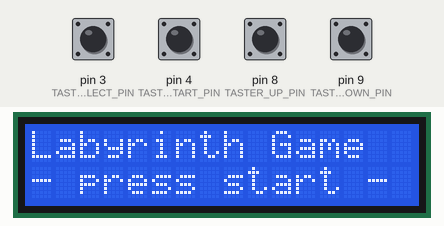
Recording of a sketch running on a simulated Arduino Uno, built with avr-gcc and run on an emulated ATmega328P. Shown: 16×2 character LCD. Inputs (shaded band) come from the test bench; at power-on: pin 3 (TASTER_SELECT_PIN), pin 4 (TASTER_START_PIN), pin 8 (TASTER_UP_PIN), pin 9 (TASTER_DOWN_PIN) HIGH. What the sketch prints to the serial monitor is not drawn.

Above: at 1.2 s.
1.3 s: pin 3 (TASTER_SELECT_PIN) pulled LOW for 0.15 s
At 2.6 s:
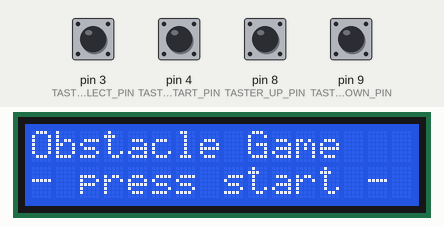
3.0 s: pin 4 (TASTER_START_PIN) pulled LOW for 0.15 s
At 4.4 s:
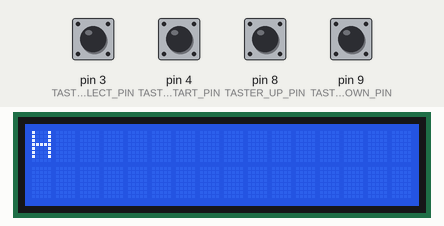
Timing chart, 0 to 6.0 s (numbered marks = the images above; inputs shaded):
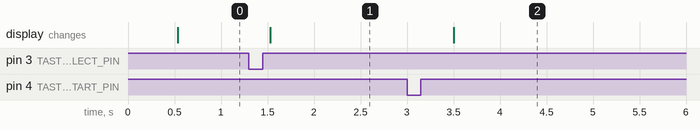

The sketch:

papa_christmas_gameconsole.ino
```cpp
// > > > > > > > > > > > > > > > > > > > > > > > > > > > > > > > > > > > > > > > > > > > > > > > > > > > > > > > > > > > > > > > > > > > > > > > > > > > > > > > > > > > // libraries, defines, vars
#include <LiquidCrystal_I2C.h>

#define TASTER_UP_PIN 8
#define TASTER_DOWN_PIN 9
#define TASTER_LEFT_PIN 0
#define TASTER_RIGHT_PIN 0
#define TASTER_SELECT_PIN 3
#define TASTER_START_PIN 4
#define BUZZER_PIN 0
#define LED_1_PIN 0
#define LED_2_PIN 0
#define LED_3_PIN 0
#define LED_4_PIN 0

LiquidCrystal_I2C lcd(0x27, 16, 2);

// ---------------------------------------------------------------------// var - main
int mode_num = 0;
char* mode_names[] = {"Labyrinth Game", "Obstacle Game"};

int taster_up_stat = 1;
int taster_down_stat = 1;
int taster_left_stat = 1;
int taster_right_stat = 1;
int taster_select_stat = 1;
int taster_start_stat = 1;

// ---------------------------------------------------------------------// var - main game
int player_x_pos = 0;
int player_y_pos = 0;

// ---------------------------------------------------------------------// var - labyrinth game
int labyrinth_game_score = 0;
int labyrinth_game_highscore = 0;

// ---------------------------------------------------------------------// var - obstacle game
int obstacle_game_score = 0;
int obstacle_game_highscore = 0;
int obstacle_amount = 0;
int obstacles_x_pos[10] = {};
int obstacles_y_pos[10] = {};


// > > > > > > > > > > > > > > > > > > > > > > > > > > > > > > > > > > > > > > > > > > > > > > > > > > > > > > > > > > > > > > > > > > > > > > > > > > > > > > > > > > > // SETUP
void setup() {
  Serial.begin(9600);
  randomSeed(analogRead(A0));

  pinMode(TASTER_UP_PIN, INPUT_PULLUP);
  pinMode(TASTER_DOWN_PIN, INPUT_PULLUP);
  pinMode(TASTER_LEFT_PIN, INPUT_PULLUP);
  pinMode(TASTER_RIGHT_PIN, INPUT_PULLUP);
  pinMode(TASTER_SELECT_PIN, INPUT_PULLUP);
  pinMode(TASTER_START_PIN, INPUT_PULLUP);
  pinMode(BUZZER_PIN, OUTPUT);
  pinMode(LED_1_PIN, OUTPUT);
  pinMode(LED_2_PIN, OUTPUT);
  pinMode(LED_3_PIN, OUTPUT);
  pinMode(LED_4_PIN, OUTPUT);


  lcd.init();
  lcd.clear();
  lcd.backlight();
}

// > > > > > > > > > > > > > > > > > > > > > > > > > > > > > > > > > > > > > > > > > > > > > > > > > > > > > > > > > > > > > > > > > > > > > > > > > > > > > > > > > > > // main functions
// ------------------------------------------------------------------------------------------// loop
void loop() {

  // - - - - - - - - - - - - - - - - - - - - // start and select gamemode
  if(digitalRead(TASTER_SELECT_PIN) == 0 && (taster_select_stat == 1)){
    taster_select_stat = 0;
  }else if(digitalRead(TASTER_SELECT_PIN) == 1 && (taster_select_stat == 0)){ //call function when button is released
    taster_select_stat = 1;
    selectMode();
  }

  if(digitalRead(TASTER_START_PIN) == 0 && (taster_start_stat == 1)){
    taster_start_stat = 0;
  }else if(digitalRead(TASTER_START_PIN) == 1 && (taster_start_stat == 0)){ //call function when button is released
    taster_start_stat = 1;
    startMode();
  }

  // - - - - - - - - - - - - - - - - - - - - // update Display
  if(millis() % 500 == 0){
    lcd.clear();
    printCharLcd(mode_names[mode_num], 0, 0);
    printCharLcd("- press start -", 0, 1);
  }
}

void selectMode(){
  mode_num++;
  if(mode_num>1) mode_num = 0;
  Serial.print("mode: ");
  Serial.print(mode_names[mode_num]);
  Serial.print(" (");
  Serial.print(mode_num);
  Serial.println(")");
}

void startMode(){
  Serial.println("Game Started");
  if(mode_num == 0){
    labyrinthGame();
  }else if(mode_num == 1){
    obstacleGame();
  }
}

// ------------------------------------------------------------------------------------------// labyrinth game
void labyrinthGame(){

}

// ------------------------------------------------------------------------------------------// obstacle game
void obstacleGame(){
  player_x_pos = 0;
  player_y_pos = 0;

  while(true){
    // - - - - - - - - - - - - - - - - - - - - // spawn obstacles
    /*if(random(10000) == 0){
      Serial.println("spawned obstacle");
    }*/
    /*if(millis() % 500 == 0){
      obstacles_x_pos[obstacle_amount] = 15;
      obstacles_y_pos[obstacle_amount] = random(0);
      Serial.println(obstacle_amount);
      Serial.println(obstacles_x_pos[obstacle_amount]);
      Serial.println(obstacles_y_pos[obstacle_amount]);
      obstacle_amount++;
    }*/

    // - - - - - - - - - - - - - - - - - - - - // move_up
    if(digitalRead(TASTER_UP_PIN) == 0 && (taster_up_stat == 1)){
      taster_up_stat = 0;
    }else if(digitalRead(TASTER_UP_PIN) == 1 && (taster_up_stat == 0)){
      //call function when button is released
      taster_up_stat = 1;
      if(player_y_pos > 0) player_y_pos--;
    }

    // - - - - - - - - - - - - - - - - - - - - // move_down
    if(digitalRead(TASTER_DOWN_PIN) == 0 && (taster_down_stat == 1)){
      taster_down_stat = 0;
    }else if(digitalRead(TASTER_DOWN_PIN) == 1 && (taster_down_stat == 0)){
      //call function when button is released
      taster_down_stat = 1;
      if(player_y_pos < 1) player_y_pos++;
    }

    // - - - - - - - - - - - - - - - - - - - - // update Game & Display
    /*if(millis() % 1000 == 0){ // ---- update Obstacles
      for(int i=0; i<16; i++){
        obstacles_x_pos[i] -= 1;
        if(obstacles_x_pos[i] < 0) obstacles_x_pos[i] = 15;
      }
    }
    */
    if(millis() % 500 == 0){ // ---- update Display
      lcd.clear();
      printCharLcd("H", player_x_pos, player_y_pos);

      /*for(int i=0; i<16; i++){
        printCharLcd("-", obstacles_x_pos[i], obstacles_y_pos[i]);
      }*/
    }
  }
}

// > > > > > > > > > > > > > > > > > > > > > > > > > > > > > > > > > > > > > > > > > > > > > > > > > > > > > > > > > > > > > > > > > > > > > > > > > > > > > > > > > > > // sub functions
void printCharLcd(char text[], int cursorX, int cursorY){
  lcd.setCursor(cursorX, cursorY);
  lcd.print(text);
}

void printIntLcd(int num, int cursorX, int cursorY){
  lcd.setCursor(cursorX, cursorY);
  lcd.print(num);
}

void printFloatLcd(float num, int cursorY, int cursorX){
  lcd.setCursor(cursorX, cursorY);
  lcd.print(num);
}

void playTone(int f, int dur){
  tone(BUZZER_PIN, f);
  delay(dur); //tone duration
  noTone(BUZZER_PIN);
  delay(dur); //pause == tone dur
}
```

Measured:
- after the input at 1.3 s, the display: changes after 0.23 s (image 1)
- after the input at 3.0 s, the display: changes after 0.50 s (image 2)
